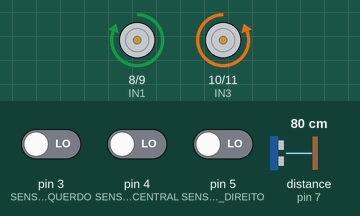
Bench run of a sketch on a simulated Arduino Uno, built with avr-gcc and run on an emulated ATmega328P. Parts: motor-driver pin pairs drawn as motors (green arrow = first pin HIGH = forward, orange = second pin HIGH = backward, longer = more drive). Inputs (shaded band) come from the test bench; at power-on: pin 3 (SENSOR_ESQUERDO) LOW, pin 4 (SENSOR_CENTRAL) LOW, pin 5 (SENSOR_DIREITO) LOW, distance to the obstacle (sensor on pin 7) 80 cm. The echo pulse lasts 58.3 µs per cm.

Above: at 1.2 s.
1.3 s: pin 3 (SENSOR_ESQUERDO) driven HIGH and pin 4 (SENSOR_CENTRAL) driven HIGH and pin 5 (SENSOR_DIREITO) driven HIGH
At 1.4 s:
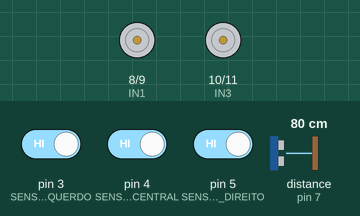
2.9 s: pin 3 (SENSOR_ESQUERDO) driven LOW
At 3.8 s:
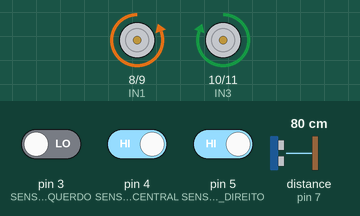
5.9 s: pin 3 (SENSOR_ESQUERDO) driven HIGH
At 6.5 s:
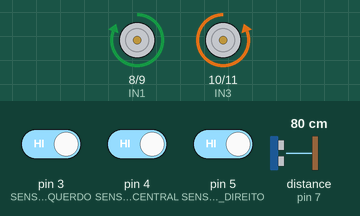
7.5 s: distance to the obstacle (sensor on pin 7) set to 38 cm
9.0 s: distance to the obstacle (sensor on pin 7) set to 30 cm
At 10.2 s:
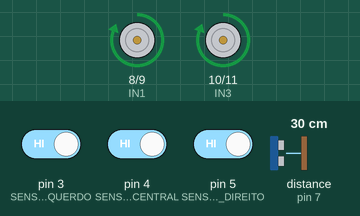
10.5 s: distance to the obstacle (sensor on pin 7) set to 42 cm
12.0 s: distance to the obstacle (sensor on pin 7) set to 48 cm
At 12.5 s:
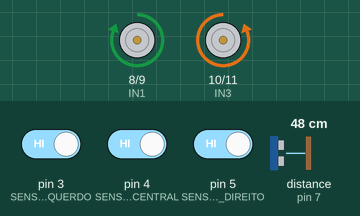
Timing chart, 0 to 14.5 s (numbered marks = the images above; inputs shaded):
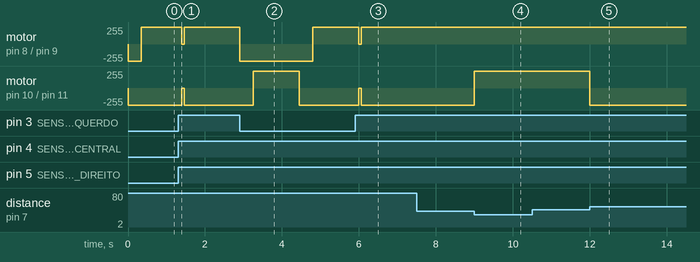

Measured:
- the behaviour switches between 35 and 34 cm on distance to the obstacle (sensor on pin 7) (found by bisection; images 3 and 4)
- the behaviour switches between 44 and 45 cm on distance to the obstacle (sensor on pin 7) (found by bisection; images 4 and 5)
- after the input at 1.3 s, motor on pin 8 (IN1) / pin 9 (IN2): forward 255/255 → stopped after 0.10 s, → forward 255/255 0.06 s later; motor on pin 10 (IN3) / pin 11 (IN4): backward 255/255 → stopped after 0.10 s, → backward 255/255 0.06 s later
- after the input at 2.9 s, motor on pin 8 (IN1) / pin 9 (IN2): forward 255/255 → backward 255/255 at once, → forward 255/255 1.9 s later; motor on pin 10 (IN3) / pin 11 (IN4): backward 255/255 → forward 255/255 after 0.35 s, → backward 255/255 1.2 s later
- after the input at 5.9 s, motor on pin 8 (IN1) / pin 9 (IN2): forward 255/255 → stopped after 0.10 s, → forward 255/255 0.06 s later; motor on pin 10 (IN3) / pin 11 (IN4): backward 255/255 → stopped after 0.10 s, → backward 255/255 0.06 s later
- after the input at 7.5 s, every drawn part: stays the same
- after the input at 9.0 s, motor on pin 10 (IN3) / pin 11 (IN4): backward 255/255 → forward 255/255 at once
- after the input at 10.5 s, every drawn part: stays the same
- after the input at 12.0 s, motor on pin 10 (IN3) / pin 11 (IN4): forward 255/255 → backward 255/255 at once

The sketch:

sketch_nov19a.ino
```cpp
/*
 * ==========================================
 *          ROBO DE SUMO - ARDUINO UNO
 * ==========================================
 *
 * VERSAO A - DETECCAO DA BORDA EM LOW
 *
 * Tatame: preto
 * Borda: branca
 *
 * Controlador: L298N
 * Sensores: 3x TCRT5000
 * Distancia: HC-SR04
 *
 */

// ==========================================
// PINAGEM
// ==========================================

const byte SENSOR_ESQUERDO = 3;
const byte SENSOR_CENTRAL  = 4;
const byte SENSOR_DIREITO  = 5;

const byte TRIG = 6;
const byte ECHO = 7;

const byte IN1 = 8;
const byte IN2 = 9;
const byte IN3 = 10;
const byte IN4 = 11;

// ==========================================
// CONFIGURACOES
// ==========================================

// Branco = LOW
const byte BORDA_ATIVA = LOW;

const bool INVERTER_MOTOR_A = false;
const bool INVERTER_MOTOR_B = false;

const float DISTANCIA_ATAQUE = 35.0;
const float DISTANCIA_LIBERAR_ATAQUE = 45.0;

const unsigned long TEMPO_PREPARACAO = 5000;

const unsigned long TEMPO_RECUO = 350;
const unsigned long TEMPO_GIRO_MINIMO = 350;
const unsigned long TEMPO_GIRO_MAXIMO = 1200;

const unsigned long TEMPO_BORDA_LIVRE = 100;

const unsigned long INTERVALO_ULTRASSOM = 60;
const unsigned long TIMEOUT_ULTRASSOM = 25000UL;

// ==========================================
// ESTADOS
// ==========================================

enum Estado {
  PREPARACAO,
  BUSCA,
  ATAQUE,
  FUGA
};

enum EtapaFuga {
  RECUANDO,
  GIRANDO
};

Estado estado = PREPARACAO;
EtapaFuga etapaFuga = RECUANDO;

// ==========================================
// CONTROLE DE TEMPO
// ==========================================

unsigned long inicioPreparacao = 0;
unsigned long inicioFuga = 0;
unsigned long inicioGiro = 0;
unsigned long inicioBordaLivre = 0;
unsigned long ultimaMedicao = 0;

bool contandoBordaLivre = false;

int direcaoGiro = 1;

// ==========================================
// CONTROLE DOS MOTORES
// ==========================================

void motorA(int direcao) {

  if (INVERTER_MOTOR_A) {
    direcao = -direcao;
  }

  if (direcao > 0) {
    digitalWrite(IN1, HIGH);
    digitalWrite(IN2, LOW);
  }
  else if (direcao < 0) {
    digitalWrite(IN1, LOW);
    digitalWrite(IN2, HIGH);
  }
  else {
    digitalWrite(IN1, LOW);
    digitalWrite(IN2, LOW);
  }
}

void motorB(int direcao) {

  if (INVERTER_MOTOR_B) {
    direcao = -direcao;
  }

  if (direcao > 0) {
    digitalWrite(IN3, HIGH);
    digitalWrite(IN4, LOW);
  }
  else if (direcao < 0) {
    digitalWrite(IN3, LOW);
    digitalWrite(IN4, HIGH);
  }
  else {
    digitalWrite(IN3, LOW);
    digitalWrite(IN4, LOW);
  }
}

// ==========================================
// MOVIMENTACAO
// ==========================================

void pararMotores() {
  motorA(0);
  motorB(0);
}

void avancar() {
  motorA(1);
  motorB(1);
}

void recuar() {
  motorA(-1);
  motorB(-1);
}

void girar(int direcao) {
  motorA(direcao);
  motorB(-direcao);
}

// ==========================================
// DETECCAO DA BORDA
// ==========================================

bool bordaDetectada() {

  bool esquerdo =
    digitalRead(SENSOR_ESQUERDO) == BORDA_ATIVA;

  bool central =
    digitalRead(SENSOR_CENTRAL) == BORDA_ATIVA;

  bool direito =
    digitalRead(SENSOR_DIREITO) == BORDA_ATIVA;

  return esquerdo || central || direito;
}

// ==========================================
// SENSOR ULTRASSONICO
// ==========================================

float medirDistancia() {

  digitalWrite(TRIG, LOW);
  delayMicroseconds(2);

  digitalWrite(TRIG, HIGH);
  delayMicroseconds(10);

  digitalWrite(TRIG, LOW);

  unsigned long duracao =
    pulseIn(ECHO, HIGH, TIMEOUT_ULTRASSOM);

  if (duracao == 0) {
    return 999.0;
  }

  return duracao / 58.0;
}

// ==========================================
// INICIALIZACAO DA FUGA
// ==========================================

void iniciarFuga() {

  estado = FUGA;
  etapaFuga = RECUANDO;

  inicioFuga = millis();

  inicioBordaLivre = 0;
  contandoBordaLivre = false;

  recuar();
}

// ==========================================
// EXECUCAO DA FUGA
// ==========================================

void executarFuga() {

  unsigned long agora = millis();

  // ETAPA 1: RECUAR

  if (etapaFuga == RECUANDO) {

    recuar();

    if (agora - inicioFuga >= TEMPO_RECUO) {

      etapaFuga = GIRANDO;

      inicioGiro = agora;
      inicioBordaLivre = 0;
      contandoBordaLivre = false;

      girar(direcaoGiro);
    }

    return;
  }

  // ETAPA 2: GIRAR

  bool borda = bordaDetectada();

  if (borda) {

    contandoBordaLivre = false;

  } else {

    if (!contandoBordaLivre) {

      inicioBordaLivre = agora;
      contandoBordaLivre = true;
    }
  }

  girar(direcaoGiro);

  bool giroMinimoConcluido =
    agora - inicioGiro >= TEMPO_GIRO_MINIMO;

  bool bordaLivreEstavel =
    contandoBordaLivre &&
    agora - inicioBordaLivre >= TEMPO_BORDA_LIVRE;

  bool giroMaximoConcluido =
    agora - inicioGiro >= TEMPO_GIRO_MAXIMO;

  // AREA SEGURA ENCONTRADA

  if (
    giroMinimoConcluido &&
    bordaLivreEstavel
  ) {

    pararMotores();

    direcaoGiro = -direcaoGiro;

    estado = BUSCA;

    ultimaMedicao = millis();

    return;
  }

  // BORDA AINDA DETECTADA

  if (giroMaximoConcluido && borda) {

    pararMotores();

    direcaoGiro = -direcaoGiro;

    etapaFuga = RECUANDO;

    inicioFuga = millis();

    contandoBordaLivre = false;

    recuar();

    return;
  }
}

// ==========================================
// INICIALIZACAO DO ARDUINO
// ==========================================

void setup() {

  pinMode(SENSOR_ESQUERDO, INPUT);
  pinMode(SENSOR_CENTRAL, INPUT);
  pinMode(SENSOR_DIREITO, INPUT);

  pinMode(TRIG, OUTPUT);
  pinMode(ECHO, INPUT);

  digitalWrite(TRIG, LOW);

  pinMode(IN1, OUTPUT);
  pinMode(IN2, OUTPUT);
  pinMode(IN3, OUTPUT);
  pinMode(IN4, OUTPUT);

  pararMotores();

  inicioPreparacao = millis();
}

// ==========================================
// LOOP PRINCIPAL
// ==========================================

void loop() {

  // PRIORIDADE MAXIMA: BORDA

  if (estado != FUGA && bordaDetectada()) {
    iniciarFuga();
  }

  // EXECUCAO DA FUGA

  if (estado == FUGA) {
    executarFuga();
    return;
  }

  // PREPARACAO

  if (estado == PREPARACAO) {

    pararMotores();

    if (
      millis() - inicioPreparacao >=
      TEMPO_PREPARACAO
    ) {

      estado = BUSCA;
      ultimaMedicao = millis();
    }

    return;
  }

  // LEITURA DO ULTRASSONICO

  if (
    millis() - ultimaMedicao >=
    INTERVALO_ULTRASSOM
  ) {

    ultimaMedicao = millis();

    float distancia = medirDistancia();

    // VERIFICA NOVAMENTE A BORDA

    if (bordaDetectada()) {
      iniciarFuga();
      return;
    }

    // BUSCA

    if (estado == BUSCA) {

      if (distancia <= DISTANCIA_ATAQUE) {

        estado = ATAQUE;
        avancar();

      } else {

        girar(1);
      }
    }

    // ATAQUE

    else if (estado == ATAQUE) {

      if (
        distancia > DISTANCIA_LIBERAR_ATAQUE
      ) {

        estado = BUSCA;
        girar(1);

      } else {

        avancar();
      }
    }
  }
}
```
